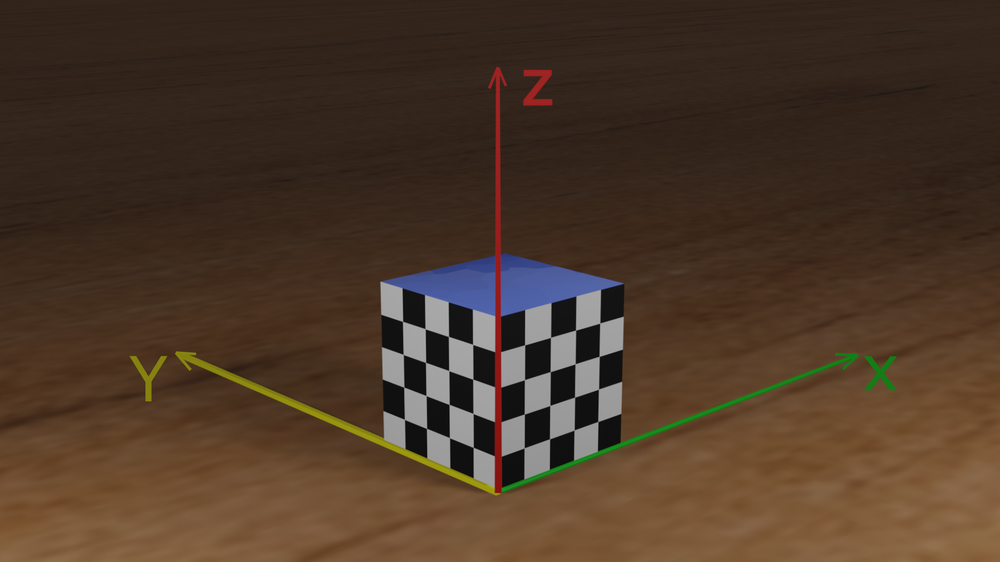
#> input picture Project 1/checkboard.png, 1000 x 562 px, shrunk from 2002 x 1126 before the run
$ python task2.py
#> lines starting #> are read from the running program, lines starting #| are printed output that depends on the picture; long printed decimals are rounded
###############
##Design the function "calibrate" to  return
# (1) intrinsic_params: should be a list with four elements: [f_x, f_y, o_x, o_y], where f_x and f_y is focal length, o_x and o_y is offset;
# (2) is_constant: should be bool data type. False if the intrinsic parameters differed from world coordinates.
#                                            True if the intrinsic parameters are invariable.
###############
import numpy as np
from cv2 import imread, cvtColor, COLOR_BGR2GRAY, TERM_CRITERIA_EPS, TERM_CRITERIA_MAX_ITER, \
    findChessboardCorners, cornerSubPix, drawChessboardCorners

def calibrate(imgname):

    #find the image points
#> called with imgname = 'checkboard.png'
    criteria = (TERM_CRITERIA_EPS + TERM_CRITERIA_MAX_ITER, 30, 0.001)
    original_image = imread(imgname)
#> original_image is the input picture: shape (562, 1000, 3); mean B, G, R 40.6, 56.2, 76.2
    weight = original_image.shape[1]
#> weight = 1000

    right_image = original_image[:, int(weight/2):weight]
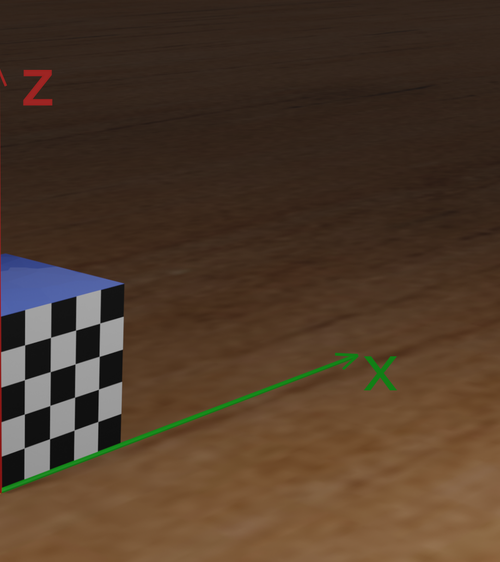
#> right_image: shape (562, 500, 3); mean B, G, R 42, 58.2, 78.2
    left_image = original_image[:, 0:int(weight/2)]
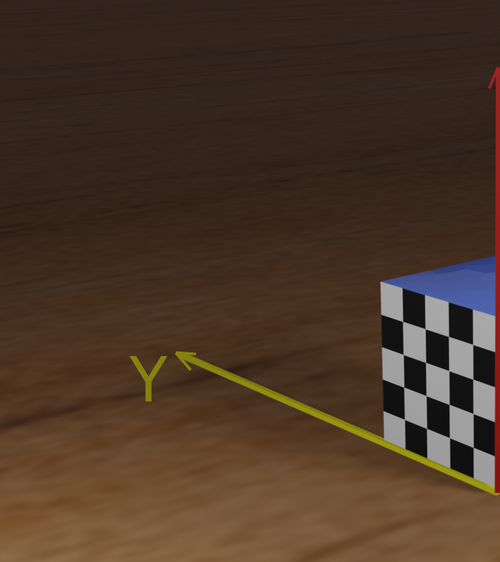
#> left_image: shape (562, 500, 3); mean B, G, R 39.2, 54.2, 74.1
    right_gray_image = cvtColor(right_image, COLOR_BGR2GRAY)
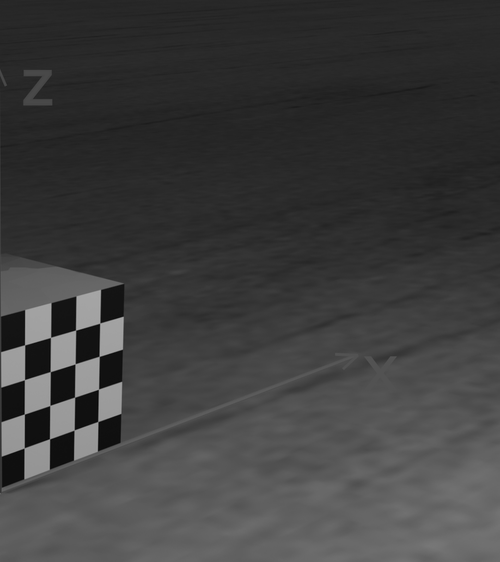
#> right_gray_image: shape (562, 500); min 2, max 172, mean 62.3
    left_gray_image = cvtColor(left_image, COLOR_BGR2GRAY)
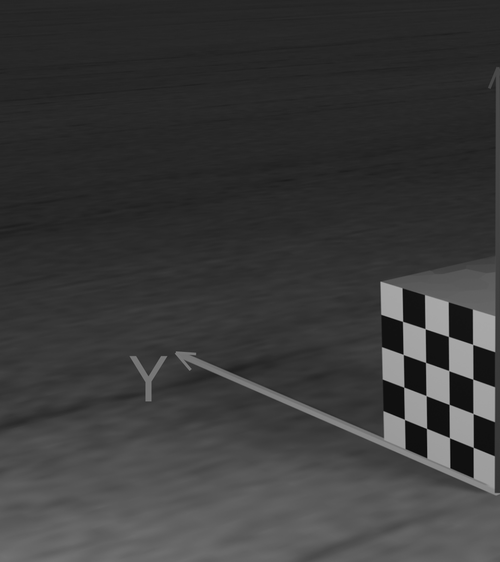
#> left_gray_image: shape (562, 500); min 3, max 178, mean 58.4

    is_Corners1, corners_right = findChessboardCorners(right_gray_image, (4,4), None)
#> is_Corners1 = True; corners_right = 16 rows, first 8: [99.59, 323.4], [99.06, 356.5], [98.51, 389.2], [97.91, 421.6], [75.7, 330.1], [75.04, 363.8], [74.69, 397.2], [74.05, 430]
    is_Corners2, corners_left = findChessboardCorners(left_gray_image, (4,4), None)
#> is_Corners2 = True; corners_left = 16 rows, first 8: [402.6, 321.6], [425, 328.5], [448.4, 336.5], [472.7, 344.4], [403.1, 354.4], [425.6, 362.6], [448.5, 370.3], [472.9, 379.4]

    image_list1 = []
    image_list2 = []
    if is_Corners1:
        exact_right_corners = cornerSubPix(right_gray_image, corners_right, (11, 11), (-1, -1), criteria)
#> exact_right_corners = 16 rows, first 8: [99.73, 323.1], [99.19, 356.3], [98.48, 389.2], [97.81, 421.5], [75.57, 330.1], [75.09, 363.8], [74.58, 397.2], [74.15, 430]
        image_list1.append(exact_right_corners)
        corners_right_image = drawChessboardCorners(right_image,(4,4),exact_right_corners,is_Corners1)

    if is_Corners2:
        exact_left_corners = cornerSubPix(left_gray_image, corners_left, (11, 11), (-1, -1), criteria)
#> exact_left_corners = 16 rows, first 8: [402.5, 321.4], [425.1, 328.7], [448.4, 336.4], [472.6, 344.4], [403.2, 354.5], [425.6, 362.4], [448.7, 370.6], [472.8, 379.2]
        image_list2.append(exact_left_corners)
        corners_left_image = drawChessboardCorners(left_image,(4,4),exact_left_corners,is_Corners2)

    #create the world points
    world_points = np.zeros((32, 3), np.float32)
    test = [20, 15, 10, 5]
    for i in range(0,4):
        #right-plane
        world_points[i][0] = 20
        world_points[i][2] = test[i]
        world_points[i+4][0] = 15
        world_points[i+4][2] = test[i]
        world_points[i+8][0] = 10
        world_points[i+8][2] = test[i]
        world_points[i+12][0] = 5
        world_points[i+12][2]  = test[i]

        #left-plane
        world_points[i+16][2] = 20
        world_points[i+16][1] = test[i]
        world_points[i+20][2] = 15
        world_points[i+20][1] = test[i]
        world_points[i+24][2] = 10
        world_points[i+24][1] = test[i]
        world_points[i+28][2] = 5
        world_points[i+28][1] = test[i]

    world_list = []
    world_list.append(world_points)

    image_arr1 = np.array(image_list1)
    image_arr2 = np.array(image_list2)
    image_mat1 = np.matrix(image_arr1)
#> image_mat1 has the same summary as exact_right_corners
    for i in range(0,len(image_mat1)):
        image_mat1[i][0] = image_mat1[i][0] + int(weight/2)
#> this loop made 16 passes
#> after the loop, image_mat1 = 16 rows, first 8: [599.7, 823.1], [599.2, 856.3], [598.5, 889.2], [597.8, 921.5], [575.6, 830.1], [575.1, 863.8], [574.6, 897.2], [574.2, 930]
    image_mat2 = np.matrix(image_arr2)
#> image_mat2 has the same summary as exact_left_corners
    image_mat = np.vstack((image_mat1,image_mat2))
#> image_mat = 32 pairs, first value 402.5 to 599.7, second value 321.4 to 947.9
    image_mat_T = image_mat.T
    world_arr = np.array(world_list)
    world_mat = np.matrix(world_arr)
    world_mat_T = world_mat.T

    R = np.ones(32)

    #corrdinates in world-plane
    X_mat = np.vstack([world_mat_T, R])

    #corrdinates in image-plane
    x_mat = np.vstack([image_mat_T, R])

    #STEP 1 calculate A using dlm
    A = np.zeros((64,12))
    for i in range(0,32):
        A[i] = [X_mat[0,i], X_mat[1,i], X_mat[2,i], 1, 0, 0, 0, 0, -x_mat[0,i]*X_mat[0,i], -x_mat[0,i]*X_mat[1,i], -x_mat[0,i]*X_mat[2,i], -x_mat[0,i] ]
        A[i+1] = [0, 0, 0, 0, X_mat[0,i], X_mat[1,i], X_mat[2,i], 1, -x_mat[1,i]*X_mat[0,i], -x_mat[1,i]*X_mat[1,i], -x_mat[1,i]*X_mat[2,i], -x_mat[1,i] ]

    #STEP 2 solve Ax = 0
    U, S, V = np.linalg.svd(A)
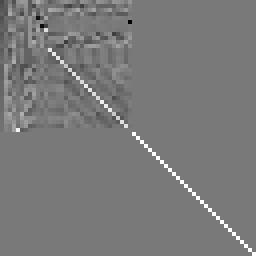
#> U: shape (64, 64) float64 (shown 4 times larger); min -0.903, max 1, mean 0.00728; drawn with min black and max white
#> S = [47245.4, 26396.7, 12733.1, 899.5, 9.97, 3.67, 1.91, 0.841, 0.000421, 1.82e-14, 8.41e-17, 2.92e-17]
    x = V[-1]
#> x = [6.61e-16, -5.25e-17, -1.91e-16, 1.94e-14, 0.00893, 0.305, -0.116, -0.945, 9.29e-19, 3.68e-19, -2.91e-19, 3.63e-17]
    x = x.reshape(3,4)
#> x = [[6.61e-16, -5.25e-17, -1.91e-16, 1.94e-14], [0.00893, 0.305, -0.116, -0.945], [9.29e-19, 3.68e-19, -2.91e-19, 3.63e-17]]

    #STEP 3 solve M, M = lambda * x
    lambd = 1/np.sqrt(np.square(x[2,0]) + np.square(x[2,1]) + np.square(x[2,2]))
#> lambd = 9.61e+17
    M = np.dot(lambd, x)
#> M = [[635.3, -50.48, -183.7, 18618.5], [8.59e+15, 2.93e+17, -1.12e+17, -9.08e+17], [0.893, 0.353, -0.279, 34.92]]

    m1 = M[0,0:2].T
#> m1 = [635.3, -50.48]
    m2 = M[1,0:2].T
#> m2 = [8.59e+15, 2.93e+17]
    m3 = M[2,0:2].T
#> m3 = [0.893, 0.353]

    o_x = np.matmul(m1.T,m3)
#> o_x = 549.4
    o_y = np.matmul(m2.T,m3)
#> o_y = 1.11e+17
    f_x = np.sqrt(np.matmul(m1.T,m1) - np.square(o_x))
#> f_x = 323
    f_y = np.sqrt(np.matmul(m2.T,m2) - np.square(o_y))
#> f_y = 2.72e+17


    intrinsic_params = [f_x, f_y, o_x, o_y]
#> intrinsic_params = [323, 2.72e+17, 549.4, 1.11e+17]

    #world points in another coordinate system
    world_points2 = np.zeros((32, 3), np.float32)
    for i in range(0,4):
        #xy-plane in left plane
        world_points2[i][0] = 20
        world_points2[i][1] = test[i]
        world_points2[i+4][0] = 15
        world_points2[i+4][1] = test[i]
        world_points2[i+8][0] = 10
        world_points2[i+8][1] = test[i]
        world_points2[i+12][0] = 5
        world_points2[i+12][1] = test[i]

        #yz-plane in right plane
        world_points2[i+16][1] = 20
        world_points2[i+16][2] = test[i]
        world_points2[i+20][1] = 15
        world_points2[i+20][2] = test[i]
        world_points2[i+24][1] = 10
        world_points2[i+24][2] = test[i]
        world_points2[i+28][1] = 5
        world_points2[i+28][2] = test[i]

    world_list2 = []
    world_list2.append(world_points2)
    world_arr2 = np.array(world_list2)
    world_mat2 = np.matrix(world_arr2)
    world_mat_T2 = world_mat2.T
    X_mat2 = np.vstack([world_mat2.T, R])

    #STEP 1 calculate A using dlm
    A2 = np.zeros((64,12))
    for i in range(0,32):
        A2[i] = [X_mat2[0,i], X_mat2[1,i], X_mat2[2,i], 1, 0, 0, 0, 0, -x_mat[0,i]*X_mat2[0,i], -x_mat[0,i]*X_mat2[1,i], -x_mat[0,i]*X_mat2[2,i], -x_mat[0,i] ]
        A2[i+1] = [0, 0, 0, 0, X_mat2[0,i], X_mat2[1,i], X_mat2[2,i], 1, -x_mat[1,i]*X_mat2[0,i], -x_mat[1,i]*X_mat2[1,i], -x_mat[1,i]*X_mat2[2,i], -x_mat[1,i] ]

    #STEP 2 solve Ax = 0
    U2, S2, V2 = np.linalg.svd(A2)
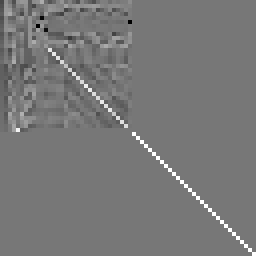
#> U2: shape (64, 64) float64 (shown 4 times larger); min -0.888, max 1, mean 0.00656; drawn with min black and max white
#> S2 = [47245.4, 26396.7, 12733.1, 899.5, 9.97, 3.67, 1.91, 0.841, 0.000421, 1.13e-14, 1.54e-16, 1.31e-18]
    x2 = V2[-1]
#> x2 = [-3.29e-16, -6.35e-17, -7.71e-19, -8.3e-16, -0.00442, 0.111, 0.0873, -0.99, -5e-19, -1.08e-19, -9.75e-22, -2.46e-18]
    x2 = x2.reshape(3,4)
#> x2 = [[-3.29e-16, -6.35e-17, -7.71e-19, -8.3e-16], [-0.00442, 0.111, 0.0873, -0.99], [-5e-19, -1.08e-19, -9.75e-22, -2.46e-18]]

    #STEP 3 solve M, M = lambda * x
    lambd2 = 1/np.sqrt(np.square(x2[2,0]) + np.square(x2[2,1]) + np.square(x2[2,2]))
#> lambd2 = 1.95e+18
    M2 = np.dot(lambd, x)
#> M2 has the same summary as M

    m1_2 = M2[0,0:2].T
#> m1_2 = [635.3, -50.48]
    m2_2 = M2[1,0:2].T
#> m2_2 = [8.59e+15, 2.93e+17]
    m3_2 = M2[2,0:2].T
#> m3_2 = [0.893, 0.353]

    o_x2 = np.dot(m1_2.T,m3)
#> o_x2 = 549.4
    o_y2 = np.dot(m2_2.T,m3)
#> o_y2 = 1.11e+17
    f_x2 = np.sqrt(np.dot(m1_2.T,m1_2) - np.square(o_x2))
#> f_x2 = 323
    f_y2 = np.sqrt(np.dot(m2_2.T,m2_2) - np.square(o_y2))
#> f_y2 = 2.72e+17

    intrinsic_params2 =  [f_x2, f_y2, o_x2, o_y2]
#> intrinsic_params2 = [323, 2.72e+17, 549.4, 1.11e+17]

    is_constant = (intrinsic_params == intrinsic_params2)
#> is_constant = True

    return intrinsic_params, is_constant
if __name__ == "__main__":
    intrinsic_params, is_constant = calibrate('checkboard.png')
#> intrinsic_params = [323, 2.72e+17, 549.4, 1.11e+17]; is_constant = True
    print(intrinsic_params)
#| [323.022, 2.7155174384518608e+17, 549.405, 1.1128780348052469e+17]
    print(is_constant)
#| True
